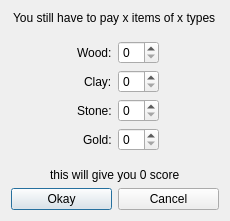
<?xml version="1.0" encoding="UTF-8"?>
<ui version="4.0">
 <class>VarBuildingPay</class>
 <widget class="QDialog" name="VarBuildingPay">
  <property name="geometry">
   <rect>
    <x>0</x>
    <y>0</y>
    <width>230</width>
    <height>221</height>
   </rect>
  </property>
  <property name="windowTitle">
   <string>Dialog</string>
  </property>
  <layout class="QVBoxLayout" name="verticalLayout">
   <item alignment="Qt::AlignHCenter">
    <widget class="QLabel" name="topText">
     <property name="text">
      <string>You still have to pay x items of x types</string>
     </property>
    </widget>
   </item>
   <item>
    <spacer name="verticalSpacer_2">
     <property name="orientation">
      <enum>Qt::Vertical</enum>
     </property>
     <property name="sizeHint" stdset="0">
      <size>
       <width>20</width>
       <height>40</height>
      </size>
     </property>
    </spacer>
   </item>
   <item>
    <layout class="QHBoxLayout" name="woodLayout">
     <item alignment="Qt::AlignRight">
      <widget class="QLabel" name="woodText">
       <property name="text">
        <string>Wood:</string>
       </property>
      </widget>
     </item>
     <item alignment="Qt::AlignLeft">
      <widget class="QSpinBox" name="woodAmount"/>
     </item>
    </layout>
   </item>
   <item>
    <layout class="QHBoxLayout" name="clayLayout">
     <item alignment="Qt::AlignRight">
      <widget class="QLabel" name="clayAsk">
       <property name="text">
        <string>Clay:</string>
       </property>
      </widget>
     </item>
     <item alignment="Qt::AlignLeft">
      <widget class="QSpinBox" name="clayAmount"/>
     </item>
    </layout>
   </item>
   <item>
    <layout class="QHBoxLayout" name="stoneLayout">
     <item alignment="Qt::AlignRight">
      <widget class="QLabel" name="stoneAsk">
       <property name="text">
        <string>Stone:</string>
       </property>
      </widget>
     </item>
     <item alignment="Qt::AlignLeft">
      <widget class="QSpinBox" name="stoneAmount"/>
     </item>
    </layout>
   </item>
   <item>
    <layout class="QHBoxLayout" name="goldLayout">
     <item alignment="Qt::AlignRight">
      <widget class="QLabel" name="goldAsk">
       <property name="text">
        <string>Gold:</string>
       </property>
      </widget>
     </item>
     <item alignment="Qt::AlignLeft">
      <widget class="QSpinBox" name="goldAmount"/>
     </item>
    </layout>
   </item>
   <item>
    <spacer name="verticalSpacer">
     <property name="orientation">
      <enum>Qt::Vertical</enum>
     </property>
     <property name="sizeHint" stdset="0">
      <size>
       <width>20</width>
       <height>40</height>
      </size>
     </property>
    </spacer>
   </item>
   <item alignment="Qt::AlignHCenter">
    <widget class="QLabel" name="bottomText">
     <property name="text">
      <string>this will give you 0 score</string>
     </property>
    </widget>
   </item>
   <item>
    <layout class="QHBoxLayout" name="horizontalLayout">
     <item>
      <widget class="QPushButton" name="okayButton">
       <property name="text">
        <string>Okay</string>
       </property>
      </widget>
     </item>
     <item>
      <widget class="QPushButton" name="cancelButton">
       <property name="text">
        <string>Cancel</string>
       </property>
      </widget>
     </item>
    </layout>
   </item>
  </layout>
 </widget>
 <resources/>
 <connections/>
</ui>
